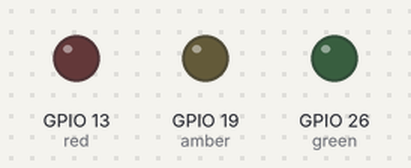
Bench run of a program on a simulated Raspberry Pi (BCM pin numbers). On the bench: output pins drawn as LEDs (lit = HIGH). At 12.0 s the program stops and its outputs stay as they are.

Above: at 0.1 s.
At 2.1 s:
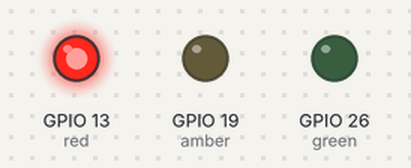
At 6.1 s:
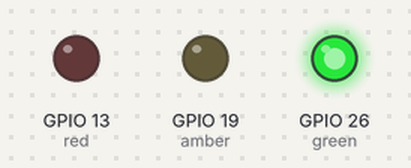
At 10.1 s:
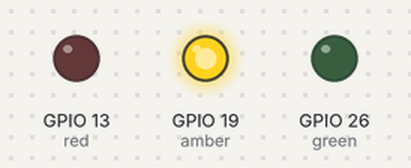
Timing chart, 0 to 13.5 s (numbered marks = the images above):
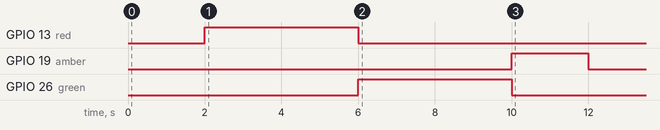

Measured:
- by itself, GPIO 13 (red): LOW → HIGH at 2.0 s, → LOW 4.0 s later
- by itself, GPIO 19 (amber): LOW → HIGH at 10.0 s, → LOW 2.0 s later
- by itself, GPIO 26 (green): LOW → HIGH at 6.0 s, → LOW 4.0 s later

The program:

traffic_lights_test.py
```python
from traffic_lights import TrafficLights
from time import sleep

def test_traffic_lights():
    t_f = TrafficLights(13, 19, 26)
    sleep(2)
    t_f.red()
    sleep(2)
    if t_f.redLed.value == 1:
        if t_f.greenLed.value != 0:
            raise AssertionError("Green is still on!")
        if t_f.amberLed.value != 0:
            raise AssertionError("Amber is still on!")
    sleep(2)
    t_f.green()
    sleep(2)
    if t_f.greenLed.value == 1:
        if t_f.redLed.value != 0:
            raise AssertionError("Red is still on!")
        if t_f.amberLed.value != 0:
            raise AssertionError("Amber is still on!")
    sleep(2)
    t_f.amber()
    sleep(2)
    if t_f.amberLed.value == 1:
        if t_f.redLed.value != 0:
            raise AssertionError("Red is still on!")
        if t_f.greenLed.value != 0:
            raise AssertionError("Green is still on!")


# Run the test
test_traffic_lights()
```

traffic_lights.py
```python
from gpiozero import LED


class TrafficLights:
    def __init__(self, redPin, amberPin, greenPin):
        self.redPin = redPin
        self.amberPin = amberPin
        self.greenPin = greenPin
        self.greenLed = LED(greenPin)
        self.redLed = LED(redPin)
        self.amberLed = LED(amberPin)

    def red(self):
        self.redLed.on()
        self.greenLed.off()
        self.amberLed.off()

    def amber(self):
        self.amberLed.on()
        self.redLed.off()
        self.greenLed.off()

    def green(self):
        self.greenLed.on()
        self.redLed.off()
        self.amberLed.off()
```
